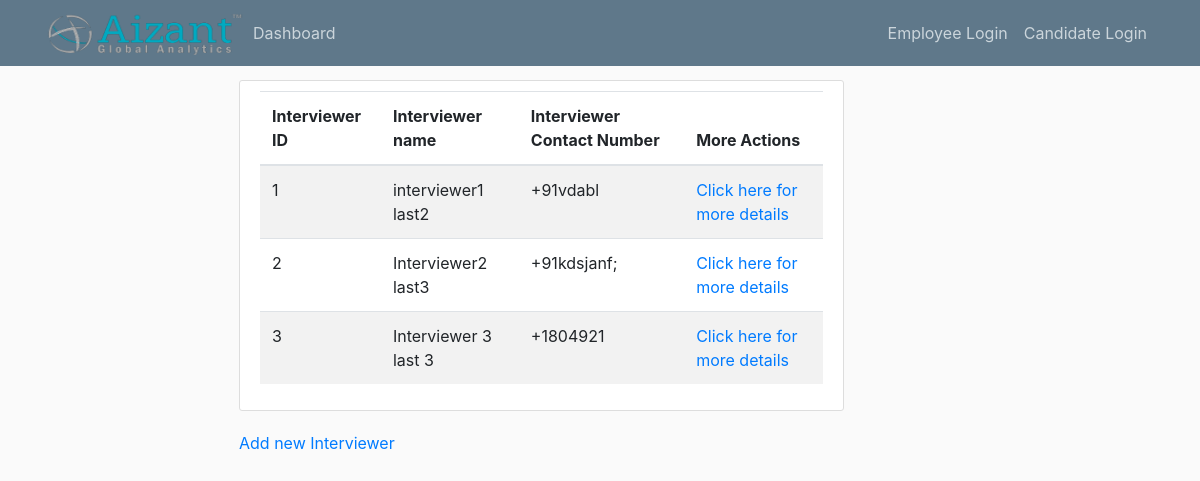
The app's page /interviewer/all, older data.
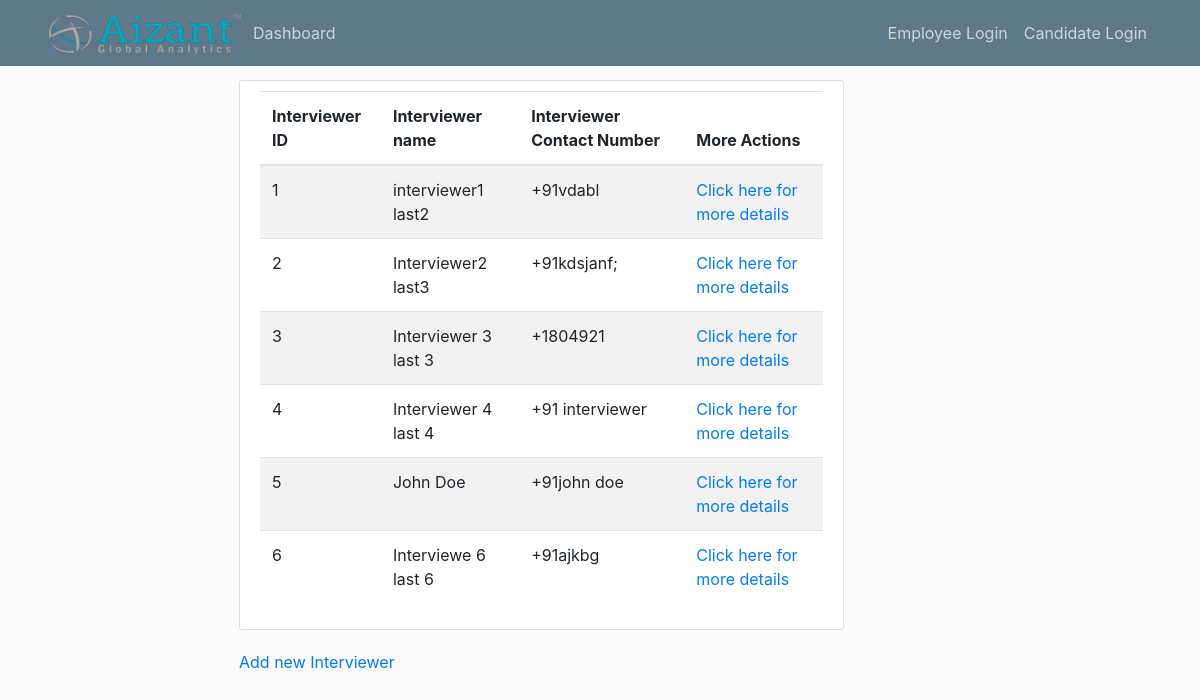
The same page, newer data.
### app/models.py (models this page shows, shortened)
class Interviewer(db.Model):
    id = db.Column(db.Integer, primary_key=True)
    employee_id = db.Column(db.Integer, db.ForeignKey('employee.id'))  # one to one with employee
    interviews = db.relationship('Interview', backref='interviewer')  # one to many relation with interview

class Employee(db.Model, UserMixin):
    id = db.Column(db.Integer, primary_key=True)
    first_name = db.Column(db.String(30))
    last_name = db.Column(db.String(30))
    contact_number = db.Column(db.String(10))
    email = db.Column(db.String(100), unique=True)
    password = db.Column(db.String(255))
    position = db.Column(db.String(20))
    role = db.Column(db.String(20))
    recruiter = db.relationship('Recruiter', backref='employee', uselist=False)
    interviewer = db.relationship('Interviewer', backref='employee', uselist=False)
    manager = db.relationship('Manager', backref='employee', uselist=False)

### app/routes.py (the view)
@app.route('/interviewer/all')
def view_all_interviewers():
    interviewers = Interviewer.query.all()
    metadata = {}
    for interviewer in interviewers:
        emp = Employee.query.filter_by(id=interviewer.employee_id).first()
        metadata[interviewer] = emp
    return render_template('view_interviewer_list.html', interviewers=interviewers, metadata=metadata)

### app/templates/view_interviewer_list.html
{% extends 'layout.html' %}
{% block content %}
    <div class="content-section">
        <table class="table table-striped">
            <thead>
                <tr>
                    <th scope="col">Interviewer ID</th>
                    <th scope="col">Interviewer name</th>
                    <th scope="col">Interviewer Contact Number</th>
                    <th scope="col">More Actions</th>
                </tr>
            </thead>
            <tbody>
                {% for interviewer in interviewers %}
                    <tr>
                        <td>{{ interviewer.id }}</td>
                        <td>{{ metadata[interviewer].first_name + ' ' + metadata[interviewer].last_name }}</td>
                        <td>{{ metadata[interviewer].contact_number }}</td>
                        <td><a href="#">Click here for more details</a> </td>
                    </tr>
                {% endfor %}
            </tbody>
        </table>
    </div>
    <p><a href="{{ url_for('create_new_interviewer') }}">Add new Interviewer</a> </p>
{% endblock %}

### app/templates/layout.html (shortened to what this page needs)
<!DOCTYPE html>
<html lang="en">
<head>
    <link rel="stylesheet" href="https://stackpath.bootstrapcdn.com/bootstrap/4.3.1/css/bootstrap.min.css">
    <link rel="stylesheet" type="text/css" href="{{ url_for('static', filename='main.css') }}">
</head>
<body>
<header class="site-header">
    <nav class="navbar navbar-expand-md navbar-dark bg-steel fixed-top">
        <div class="container">
            <img id="logo" src="{{ url_for('static', filename='aizant-logo-text.png') }}">
            <div class="collapse navbar-collapse" id="navbarToggle">
                <div class="navbar-nav mr-auto">
                    <a class="nav-item nav-link">Dashboard</a>
                </div>
                <div class="navbar-nav">
                    {% if current_user.is_authenticated %}
                        <a class="nav-item nav-link" href="{{ url_for('update_info') }}">Account</a>
                        <a class="nav-item nav-link" href="{{ url_for('logout') }}">Logout</a>
                    {% else %}
                        <a class="nav-item nav-link" href="{{ url_for('login') }}">Employee Login</a>
                        <a class="nav-item nav-link" href="{{ url_for('candidateLogin') }}">Candidate Login</a>
                    {% endif %}
                </div>
            </div>
        </div>
    </nav>
</header>
<div class="container-fluid">
    <div class="row">
        <main role="main" class="col-md-9 ml-sm-auto col-lg-10 px-4">
            <div class="col-md-8">
                {% block content %}{% endblock %}
            </div>
        </main>
    </div>
</div>
</body>
</html>

### app/static/main.css (style rules this page uses)
body { background: #fafafa; color: #333333; margin-top: 5rem; }
.bg-steel { background-color: #5f788a; }
.site-header .navbar-nav .nav-link { color: #cbd5db; }
.content-section { background: #ffffff; padding: 10px 20px; border: 1px solid #dddddd; border-radius: 3px; margin-bottom: 20px; }
#logo { height: 50px; width: 200px; }

Row changes from the older to the newer data that the page shows:
added Interviewer: id "4"
added Employee: first_name+last_name "Interviewer 4 last 4", contact_number "+91 interviewer"
added Interviewer: id "5"
added Employee: first_name+last_name "John Doe", contact_number "+91john doe"
added Interviewer: id "6"
added Employee: first_name+last_name "Interviewe 6 last 6", contact_number "+91ajkbg"
